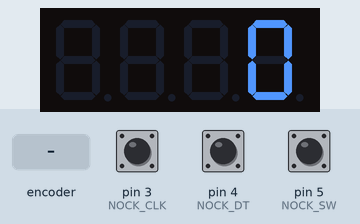
Recording of a sketch running on a simulated Arduino Uno, built with avr-gcc and run on an emulated ATmega328P. Parts: 4-digit seven-segment display. The inputs (shaded band) are chosen by the test bench; at power-on: pin 3 (NOCK_CLK) HIGH, pin 4 (NOCK_DT) HIGH, pin 5 (NOCK_SW) HIGH.

Above: at 1.2 s.
1.3 s: rotary encoder on pin 3 (NOCK_CLK) / pin 4 (NOCK_DT) turned 2 steps (second pin leading)
At 2.8 s:
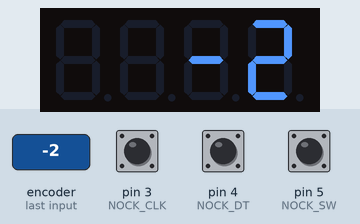
3.2 s: rotary encoder on pin 3 (NOCK_CLK) / pin 4 (NOCK_DT) turned 3 steps (first pin leading)
At 4.8 s:
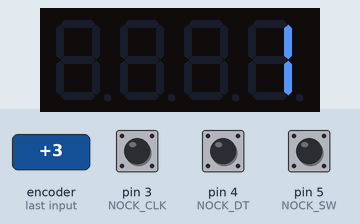
Timing chart, 0 to 6.3 s (numbered marks = the images above; inputs shaded):
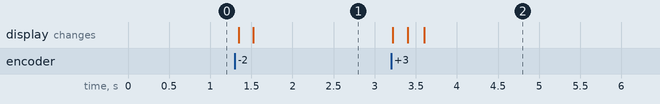

Measured:
- after the input at 1.3 s, the display: first changes after 0.05 s (image 1 shows a later state)
- after the input at 3.2 s, the display: first changes at once (image 2 shows a later state)

The sketch:

034_rotaryencoder_fnd.ino
```cpp
#include <Arduino.h>
#include <TM1637Display.h>

#define CLK 6
#define DIO 7
TM1637Display display(CLK, DIO);

#define NOCK_CLK 3
#define NOCK_DT 4
#define NOCK_SW 5

bool pre_sensorA = LOW;

int num = 0;

void setup() {
  // put your setup code here, to run once:
  Serial.begin(9600); //나 결과를 PC로 볼꺼야~
  pinMode(NOCK_CLK, INPUT);
  pinMode(NOCK_DT, INPUT);
  pinMode(NOCK_SW, INPUT_PULLUP);
  display.setBrightness(0x0f);
  display.showNumberDec(0, false); //초기값은 0!
}

void loop() {
  // put your main code here, to run repeatedly:
  if(digitalRead(NOCK_SW) == LOW){
    //풀업방식이다!
    //아무것도 누르지 않았을때 HIGH 누르고있을때 LOW
    num = 0;
    display.showNumberDec(num, false);
  }


  //1.지금 센서값을 확인해야하는 타이밍인가?
  //(=CLK핀에 상승에지가 발생했는가?)
  bool sensorA = digitalRead(NOCK_CLK);
  //여기서 할거하고~~
  if(pre_sensorA == HIGH && sensorA == LOW){
    //센서A의 Falling edge!
    //2.센서B의 상태를 가지고 와서 비교를 해본다!
    bool sensorB = digitalRead(NOCK_DT);
    if(sensorA != sensorB){
      //시계방향으로 회전하고 있구나~
      //Serial.println("시계방향");
      num++;
    }else{
      //반시계방향으로 회전하고 있구나~
      //Serial.println("반시계방향");
      num--;
    }
    //Serial.println(num);
    display.showNumberDec(num, false);
  }


  pre_sensorA = sensorA;
  delay(1);
}
```
